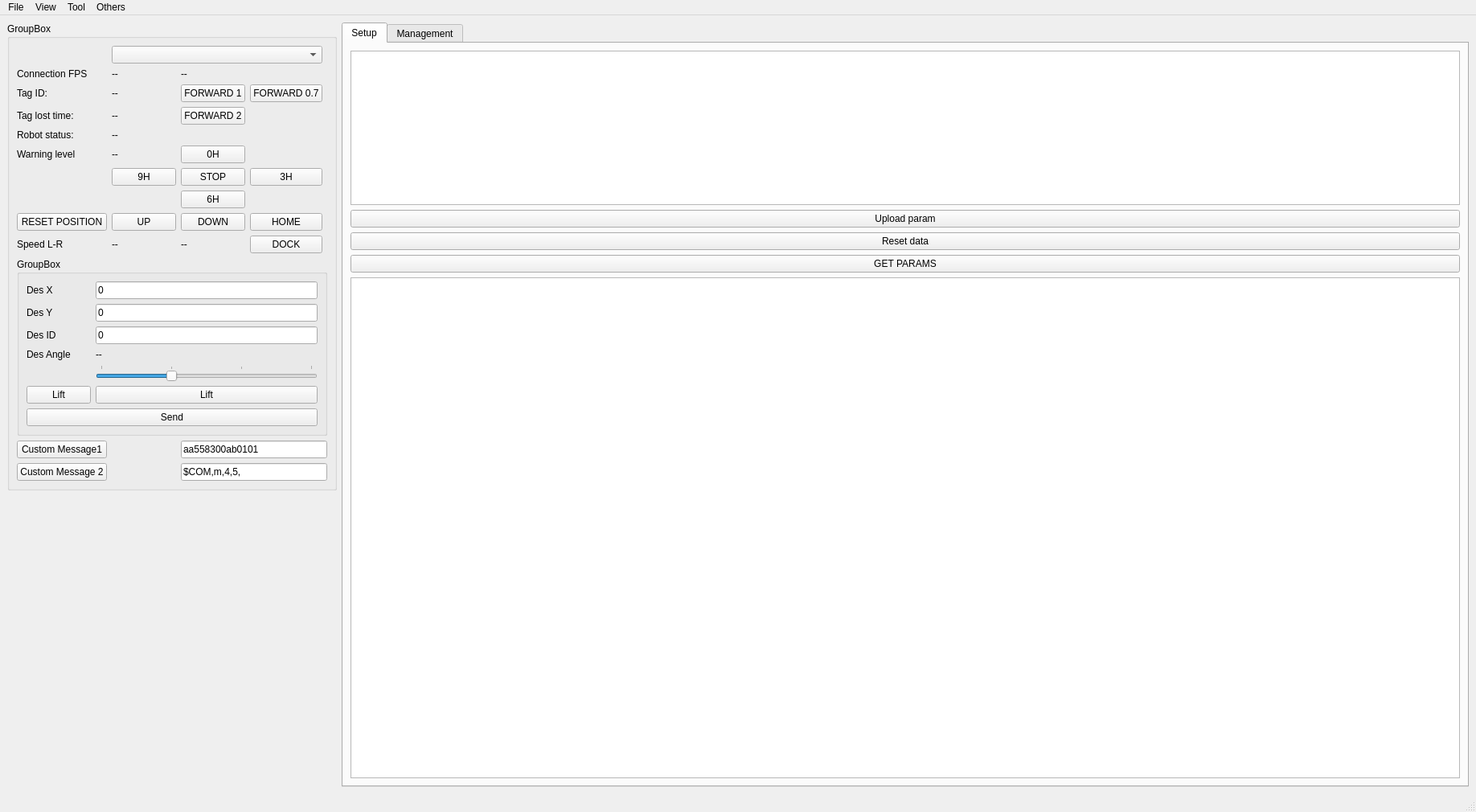
<?xml version="1.0" encoding="UTF-8"?>
<ui version="4.0">
 <class>MainWindow</class>
 <widget class="QMainWindow" name="MainWindow">
  <property name="geometry">
   <rect>
    <x>0</x>
    <y>0</y>
    <width>1836</width>
    <height>1010</height>
   </rect>
  </property>
  <property name="windowTitle">
   <string>GCS</string>
  </property>
  <widget class="QWidget" name="centralwidget">
   <layout class="QGridLayout" name="gridLayout_4">
    <item row="0" column="1" rowspan="3">
     <widget class="QTabWidget" name="tabWidget">
      <property name="currentIndex">
       <number>0</number>
      </property>
      <widget class="QWidget" name="tab">
       <attribute name="title">
        <string>Setup</string>
       </attribute>
       <layout class="QGridLayout" name="gridLayout_3">
        <item row="1" column="3">
         <widget class="QTextBrowser" name="textBrowser">
          <property name="sizePolicy">
           <sizepolicy hsizetype="Preferred" vsizetype="Minimum">
            <horstretch>0</horstretch>
            <verstretch>0</verstretch>
           </sizepolicy>
          </property>
         </widget>
        </item>
        <item row="3" column="3">
         <widget class="QPushButton" name="pushButton_8">
          <property name="text">
           <string>Reset data</string>
          </property>
         </widget>
        </item>
        <item row="2" column="3">
         <widget class="QPushButton" name="pushButton_9">
          <property name="text">
           <string>Upload param</string>
          </property>
         </widget>
        </item>
        <item row="5" column="3" rowspan="4">
         <widget class="QTableWidget" name="tableWidget_2">
          <property name="sizePolicy">
           <sizepolicy hsizetype="Preferred" vsizetype="Expanding">
            <horstretch>0</horstretch>
            <verstretch>0</verstretch>
           </sizepolicy>
          </property>
          <property name="sortingEnabled">
           <bool>true</bool>
          </property>
          <attribute name="horizontalHeaderVisible">
           <bool>false</bool>
          </attribute>
          <attribute name="horizontalHeaderCascadingSectionResizes">
           <bool>false</bool>
          </attribute>
          <attribute name="horizontalHeaderMinimumSectionSize">
           <number>30</number>
          </attribute>
          <attribute name="horizontalHeaderDefaultSectionSize">
           <number>200</number>
          </attribute>
          <attribute name="horizontalHeaderHighlightSections">
           <bool>true</bool>
          </attribute>
          <attribute name="horizontalHeaderStretchLastSection">
           <bool>true</bool>
          </attribute>
          <column>
           <property name="text">
            <string>Tham số</string>
           </property>
          </column>
          <column>
           <property name="text">
            <string>Giá trị</string>
           </property>
          </column>
         </widget>
        </item>
        <item row="4" column="3">
         <widget class="QPushButton" name="pushButton_stop_4">
          <property name="text">
           <string>GET PARAMS</string>
          </property>
         </widget>
        </item>
       </layout>
      </widget>
      <widget class="QWidget" name="tab_2">
       <attribute name="title">
        <string>Management</string>
       </attribute>
       <layout class="QGridLayout" name="gridLayout_2">
        <item row="0" column="1">
         <widget class="c_evironment_widget" name="frame_view">
          <property name="sizePolicy">
           <sizepolicy hsizetype="Preferred" vsizetype="Preferred">
            <horstretch>0</horstretch>
            <verstretch>0</verstretch>
           </sizepolicy>
          </property>
          <property name="minimumSize">
           <size>
            <width>0</width>
            <height>0</height>
           </size>
          </property>
          <property name="frameShape">
           <enum>QFrame::NoFrame</enum>
          </property>
          <property name="frameShadow">
           <enum>QFrame::Plain</enum>
          </property>
          <property name="lineWidth">
           <number>0</number>
          </property>
         </widget>
        </item>
        <item row="0" column="0">
         <widget class="QTableWidget" name="tableWidget">
          <property name="sizePolicy">
           <sizepolicy hsizetype="Minimum" vsizetype="Expanding">
            <horstretch>0</horstretch>
            <verstretch>0</verstretch>
           </sizepolicy>
          </property>
          <property name="minimumSize">
           <size>
            <width>200</width>
            <height>0</height>
           </size>
          </property>
          <property name="maximumSize">
           <size>
            <width>350</width>
            <height>16777215</height>
           </size>
          </property>
          <property name="sortingEnabled">
           <bool>true</bool>
          </property>
          <attribute name="horizontalHeaderVisible">
           <bool>false</bool>
          </attribute>
          <attribute name="horizontalHeaderCascadingSectionResizes">
           <bool>false</bool>
          </attribute>
          <attribute name="horizontalHeaderMinimumSectionSize">
           <number>30</number>
          </attribute>
          <attribute name="horizontalHeaderDefaultSectionSize">
           <number>200</number>
          </attribute>
          <attribute name="horizontalHeaderHighlightSections">
           <bool>true</bool>
          </attribute>
          <attribute name="horizontalHeaderStretchLastSection">
           <bool>true</bool>
          </attribute>
          <column>
           <property name="text">
            <string>Tham số</string>
           </property>
          </column>
          <column>
           <property name="text">
            <string>Giá trị</string>
           </property>
          </column>
         </widget>
        </item>
       </layout>
      </widget>
     </widget>
    </item>
    <item row="0" column="0">
     <widget class="QGroupBox" name="groupBox">
      <property name="sizePolicy">
       <sizepolicy hsizetype="Fixed" vsizetype="Preferred">
        <horstretch>0</horstretch>
        <verstretch>0</verstretch>
       </sizepolicy>
      </property>
      <property name="minimumSize">
       <size>
        <width>400</width>
        <height>0</height>
       </size>
      </property>
      <property name="title">
       <string>GroupBox</string>
      </property>
      <layout class="QGridLayout" name="gridLayout">
       <item row="11" column="0" colspan="5">
        <widget class="QGroupBox" name="groupBox_2">
         <property name="title">
          <string>GroupBox</string>
         </property>
         <layout class="QFormLayout" name="formLayout">
          <item row="0" column="1">
           <widget class="QLineEdit" name="lineEdit_des_x">
            <property name="text">
             <string>0</string>
            </property>
           </widget>
          </item>
          <item row="1" column="0">
           <widget class="QLabel" name="label_connection_fps_2">
            <property name="text">
             <string>Des Y</string>
            </property>
           </widget>
          </item>
          <item row="1" column="1">
           <widget class="QLineEdit" name="lineEdit_des_y">
            <property name="text">
             <string>0</string>
            </property>
           </widget>
          </item>
          <item row="2" column="0">
           <widget class="QLabel" name="label_connection_fps_3">
            <property name="text">
             <string>Des ID</string>
            </property>
           </widget>
          </item>
          <item row="2" column="1">
           <widget class="QLineEdit" name="lineEdit_des_id">
            <property name="text">
             <string>0</string>
            </property>
           </widget>
          </item>
          <item row="3" column="0">
           <widget class="QLabel" name="label_connection_fps_4">
            <property name="text">
             <string>Des Angle</string>
            </property>
           </widget>
          </item>
          <item row="3" column="1">
           <widget class="QLabel" name="label_des_a">
            <property name="text">
             <string>--</string>
            </property>
           </widget>
          </item>
          <item row="4" column="1">
           <widget class="QSlider" name="horizontalSlider_2">
            <property name="minimum">
             <number>-1</number>
            </property>
            <property name="maximum">
             <number>2</number>
            </property>
            <property name="pageStep">
             <number>1</number>
            </property>
            <property name="orientation">
             <enum>Qt::Horizontal</enum>
            </property>
            <property name="tickPosition">
             <enum>QSlider::TicksAbove</enum>
            </property>
           </widget>
          </item>
          <item row="6" column="0" colspan="2">
           <widget class="QPushButton" name="pushButton_send_command">
            <property name="text">
             <string>Send</string>
            </property>
           </widget>
          </item>
          <item row="5" column="0">
           <widget class="QPushButton" name="pushButton_lift_before">
            <property name="text">
             <string>Lift</string>
            </property>
            <property name="checkable">
             <bool>true</bool>
            </property>
           </widget>
          </item>
          <item row="5" column="1">
           <widget class="QPushButton" name="pushButton_lift_after">
            <property name="text">
             <string>Lift</string>
            </property>
            <property name="checkable">
             <bool>true</bool>
            </property>
           </widget>
          </item>
          <item row="0" column="0">
           <widget class="QLabel" name="label_connection_stat">
            <property name="text">
             <string>Des X</string>
            </property>
           </widget>
          </item>
         </layout>
        </widget>
       </item>
       <item row="9" column="3">
        <widget class="QPushButton" name="pushButton_stop_3">
         <property name="text">
          <string>HOME</string>
         </property>
        </widget>
       </item>
       <item row="4" column="1">
        <widget class="QLabel" name="label_tag_id_2">
         <property name="text">
          <string>--</string>
         </property>
        </widget>
       </item>
       <item row="10" column="0">
        <widget class="QLabel" name="label_5">
         <property name="text">
          <string>Speed L-R</string>
         </property>
        </widget>
       </item>
       <item row="13" column="2" colspan="3">
        <widget class="QLineEdit" name="lineEdit_msg_2">
         <property name="text">
          <string>$COM,m,4,5,</string>
         </property>
        </widget>
       </item>
       <item row="4" column="2">
        <widget class="QPushButton" name="pushButton_5">
         <property name="text">
          <string>FORWARD 2</string>
         </property>
        </widget>
       </item>
       <item row="2" column="3">
        <widget class="QPushButton" name="pushButton_11">
         <property name="text">
          <string>FORWARD 0.7</string>
         </property>
        </widget>
       </item>
       <item row="7" column="2">
        <widget class="QPushButton" name="pushButton_stop">
         <property name="text">
          <string>STOP</string>
         </property>
        </widget>
       </item>
       <item row="1" column="0">
        <widget class="QLabel" name="label_connection_stat_2">
         <property name="text">
          <string>Connection FPS</string>
         </property>
        </widget>
       </item>
       <item row="7" column="3">
        <widget class="QPushButton" name="pushButton_7">
         <property name="text">
          <string>3H</string>
         </property>
        </widget>
       </item>
       <item row="5" column="1">
        <widget class="QLabel" name="label_tag_id_3">
         <property name="text">
          <string>--</string>
         </property>
        </widget>
       </item>
       <item row="9" column="0">
        <widget class="QPushButton" name="pushButton_stop_2">
         <property name="text">
          <string>RESET POSITION</string>
         </property>
        </widget>
       </item>
       <item row="2" column="2">
        <widget class="QPushButton" name="pushButton_2">
         <property name="text">
          <string>FORWARD 1</string>
         </property>
        </widget>
       </item>
       <item row="1" column="2" colspan="3">
        <widget class="QLabel" name="label_connection_last_msg">
         <property name="text">
          <string>--</string>
         </property>
        </widget>
       </item>
       <item row="10" column="1">
        <widget class="QLabel" name="label_speed_L">
         <property name="text">
          <string>--</string>
         </property>
        </widget>
       </item>
       <item row="2" column="1">
        <widget class="QLabel" name="label_tag_id">
         <property name="text">
          <string>--</string>
         </property>
        </widget>
       </item>
       <item row="7" column="1">
        <widget class="QPushButton" name="pushButton_10">
         <property name="text">
          <string>9H</string>
         </property>
        </widget>
       </item>
       <item row="6" column="2">
        <widget class="QPushButton" name="pushButton_4">
         <property name="text">
          <string>0H</string>
         </property>
        </widget>
       </item>
       <item row="1" column="1">
        <widget class="QLabel" name="label_connection_fps">
         <property name="text">
          <string>--</string>
         </property>
        </widget>
       </item>
       <item row="9" column="2">
        <widget class="QPushButton" name="pushButton_down">
         <property name="text">
          <string>DOWN</string>
         </property>
        </widget>
       </item>
       <item row="9" column="1">
        <widget class="QPushButton" name="pushButton_up">
         <property name="text">
          <string>UP</string>
         </property>
        </widget>
       </item>
       <item row="5" column="0">
        <widget class="QLabel" name="label_3">
         <property name="text">
          <string>Robot status:</string>
         </property>
        </widget>
       </item>
       <item row="6" column="0">
        <widget class="QLabel" name="label_4">
         <property name="text">
          <string>Warning level</string>
         </property>
        </widget>
       </item>
       <item row="6" column="1">
        <widget class="QLabel" name="label_tag_id_4">
         <property name="text">
          <string>--</string>
         </property>
        </widget>
       </item>
       <item row="10" column="2">
        <widget class="QLabel" name="label_speed_R">
         <property name="text">
          <string>--</string>
         </property>
        </widget>
       </item>
       <item row="13" column="0">
        <widget class="QPushButton" name="pushButton_6">
         <property name="text">
          <string>Custom Message 2</string>
         </property>
        </widget>
       </item>
       <item row="12" column="2" colspan="3">
        <widget class="QLineEdit" name="lineEdit_msg_1">
         <property name="text">
          <string>aa558300ab0101</string>
         </property>
        </widget>
       </item>
       <item row="12" column="0">
        <widget class="QPushButton" name="pushButton">
         <property name="text">
          <string>Custom Message1</string>
         </property>
        </widget>
       </item>
       <item row="4" column="0">
        <widget class="QLabel" name="label_2">
         <property name="text">
          <string>Tag lost time:</string>
         </property>
        </widget>
       </item>
       <item row="2" column="0">
        <widget class="QLabel" name="label">
         <property name="text">
          <string>Tag ID:</string>
         </property>
        </widget>
       </item>
       <item row="8" column="2">
        <widget class="QPushButton" name="pushButton_3">
         <property name="text">
          <string>6H</string>
         </property>
        </widget>
       </item>
       <item row="0" column="1" colspan="3">
        <widget class="QComboBox" name="comboBox_robot_select"/>
       </item>
       <item row="10" column="3">
        <widget class="QPushButton" name="pushButton_stop_5">
         <property name="text">
          <string>DOCK</string>
         </property>
        </widget>
       </item>
      </layout>
     </widget>
    </item>
   </layout>
  </widget>
  <widget class="QMenuBar" name="menubar">
   <property name="geometry">
    <rect>
     <x>0</x>
     <y>0</y>
     <width>1836</width>
     <height>21</height>
    </rect>
   </property>
   <widget class="QMenu" name="menuFile">
    <property name="title">
     <string>File</string>
    </property>
   </widget>
   <widget class="QMenu" name="menuView">
    <property name="title">
     <string>View</string>
    </property>
   </widget>
   <widget class="QMenu" name="menuTool">
    <property name="title">
     <string>Tool</string>
    </property>
    <addaction name="actionConnect"/>
    <addaction name="actionDisconnect"/>
   </widget>
   <widget class="QMenu" name="menuOthers">
    <property name="title">
     <string>Others</string>
    </property>
   </widget>
   <addaction name="menuFile"/>
   <addaction name="menuView"/>
   <addaction name="menuTool"/>
   <addaction name="menuOthers"/>
  </widget>
  <widget class="QStatusBar" name="statusbar"/>
  <action name="actionConnect">
   <property name="text">
    <string>Connect</string>
   </property>
  </action>
  <action name="actionDisconnect">
   <property name="text">
    <string>Disconnect</string>
   </property>
  </action>
 </widget>
 <customwidgets>
  <customwidget>
   <class>c_evironment_widget</class>
   <extends>QFrame</extends>
   <header location="global">c_evironment_widget.h</header>
   <container>1</container>
  </customwidget>
 </customwidgets>
 <resources/>
 <connections/>
</ui>
